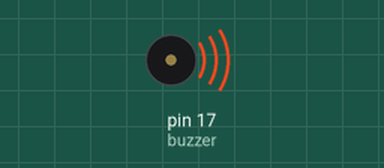
Recording of a sketch running on a simulated Arduino Uno, built with avr-gcc and run on an emulated ATmega328P. Shown: buzzer (waves = sounding).

Above: at 1.0 s.
Timing chart, 0 to 5.2 s (numbered marks = the images above):
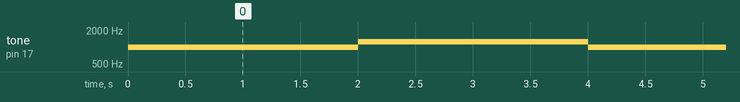

Measured:
- by itself, tone on pin 17 (buzzer): alternates 1250 Hz for 2.0 s and 1000 Hz for 2.0 s

The sketch:

buzzerTest.ino
```cpp
int buzzer = 17; //deklarasi pin buzzer

void setup() {
  // put your setup code here, to run once:
  pinMode(buzzer, OUTPUT); //setup pin buzzer menjadi output
}

void loop() {
  // put your main code here, to run repeatedly:
  tone(buzzer, 1000); //membunyikan buzzer sebesar 200Hz, boleh diubah-ubah sesuai dengan keinginan, semakin tinggi frekuensi semakin tinggi pula suara buzzernya
  delay(2000);
  tone(buzzer, 1250);
  delay(2000);
}
```
